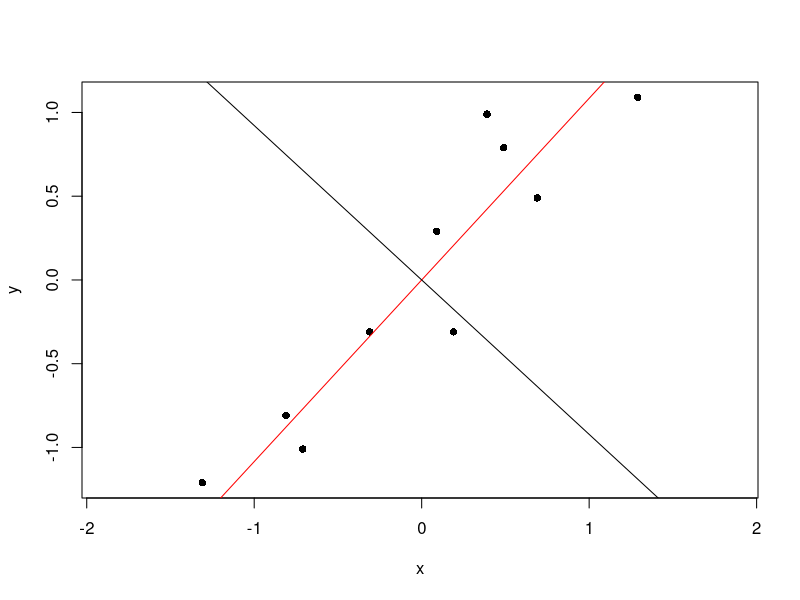
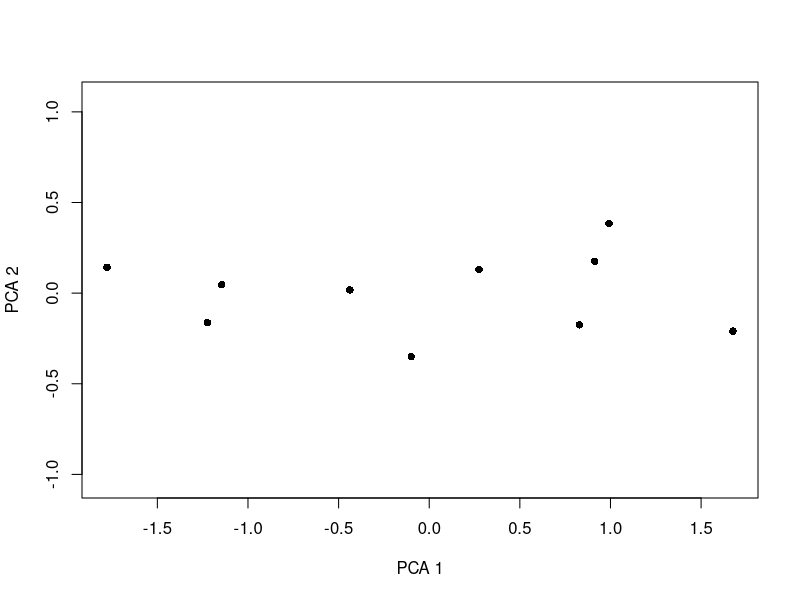
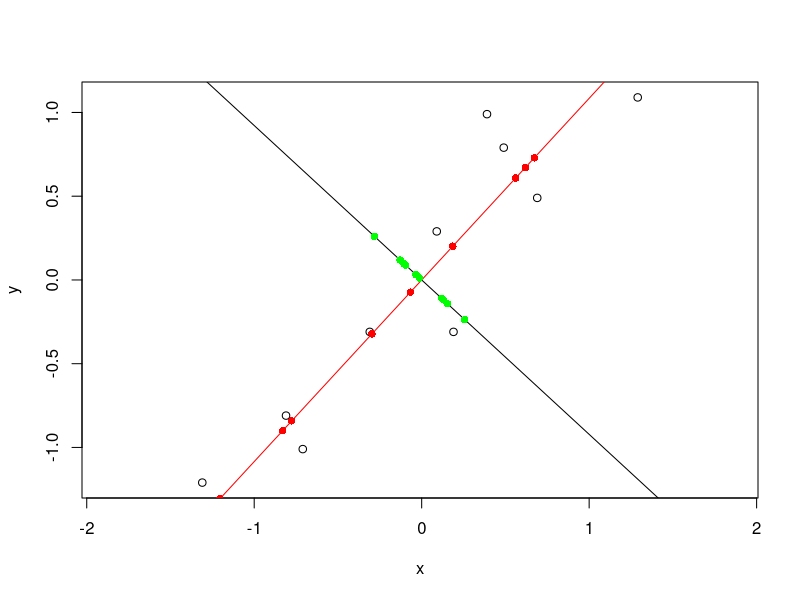

The R source for these figures, in order: (Note: this script raises an error after producing the figures.)
d = data.frame(x=c(2.5,0.5,2.2,1.9,3.1,2.3,2.0,1.0,1.5,1.1),
               y=c(2.4,0.7,2.9,2.2,3.0,2.7,1.6,1.1,1.6,0.9))

d

# mean-adjusted values 
d$x_adj = d$x - mean(d$x)
d$y_adj = d$y - mean(d$y)
d

# calculate covariance matrix and eigenvectors/values
(cm = cov(d[,1:2]))
(e = eigen(cm))

#----- Checks
#Egen vectors are reported as columns of matrix e$vectors
# First -> e$vectors[,1], second e$vectors[,2]
cm %*% e$vectors[,1]
e$values[1] * e$vectors[,1]

cm %*% e$vectors[,2]
e$values[2] * e$vectors[,2]
#------


# principal component vector slopes
s1 = e$vectors[2,1] / e$vectors[1,1] # PC1
s2 = e$vectors[2,2] / e$vectors[1,2] # PC2

plot(d$x_adj, d$y_adj, asp=T, pch=16, xlab='x', ylab='y')
abline(a=0, b=s1, col='red')
abline(a=0, b=s2)

# PCA data = rowFeatureVector (transposed eigenvectors) * RowDataAdjust (mean adjusted, also transposed)
final_data   = data.frame(as.matrix(d[,3:4]) %*% e$vectors)
names(final_data) = c('x','y')


plot(final_data, asp=T, xlab='PCA 1', ylab='PCA 2', pch=16)

#First principal component v(dot product)e1, second component v(dot product)e1
as.matrix(d[,3:4]) %*% e$vectors[,1, drop = FALSE] #these are componnet on line e1 (ACTUAL COMPONENT)
#but we want to draw projections (red and green points)
#so we multiply with vector e$vectors[,1, drop = FALSE] before to get the projections
compOnE1 <- e$vectors[,1, drop = FALSE] %*% t(as.matrix(d[,3:4]) %*% e$vectors[,1, drop = FALSE])
compOnE1 <- data.frame(t(compOnE1))
#Similarly projection on E2
compOnE2 <- e$vectors[,2, drop = FALSE] %*% t(as.matrix(d[,3:4]) %*% e$vectors[,2, drop = FALSE])
compOnE2 <- data.frame(t(compOnE2))

plot(d$x_adj, d$y_adj, asp=T, pch=1, xlab='x', ylab='y', col = 'black')
abline(a=0, b=s1, col='red')
abline(a=0, b=s2)
points(compOnE1, asp=T, pch=16, col='red')
points(compOnE2, asp=T, pch=16, col='green')

#================================= SVD =========================================+#
svd.res <- svd(d[,1:2])
e$values
e$vectors

# A = UDV'
# U : eigen vectors of AA'  and V: eigen vectors of A'A
# D = diag(sqrt eigenvalues of A'A)
aat = as.matrix(d[,1:2]) %*% t(as.matrix(d[,1:2]))
aat.eig <- eigen(aat)
aat.eig$values[abs(aat.eig$values) < 1e-10] <- 0
expected.D = sqrt(aat.eig$values)
expected.U = ata.eig$vectors
#seems it is slightl;y different from e$vectors
#Slopes must match
expected.U[2,1]/expected.U[1,1] - s1
expected.U[2,2]/expected.U[1,2]


#A'A
ata.eig   =  eigen( t(as.matrix(d[,1:2])) %*% as.matrix(d[,1:2]))
(expected.D.new = sqrt(aat.eig$values))
expected.V.new = ata.eig$vectors
expected.V.new

eigen(t(as.matrix(d[,1:2])) %*% as.matrix(d[,1:2]))


